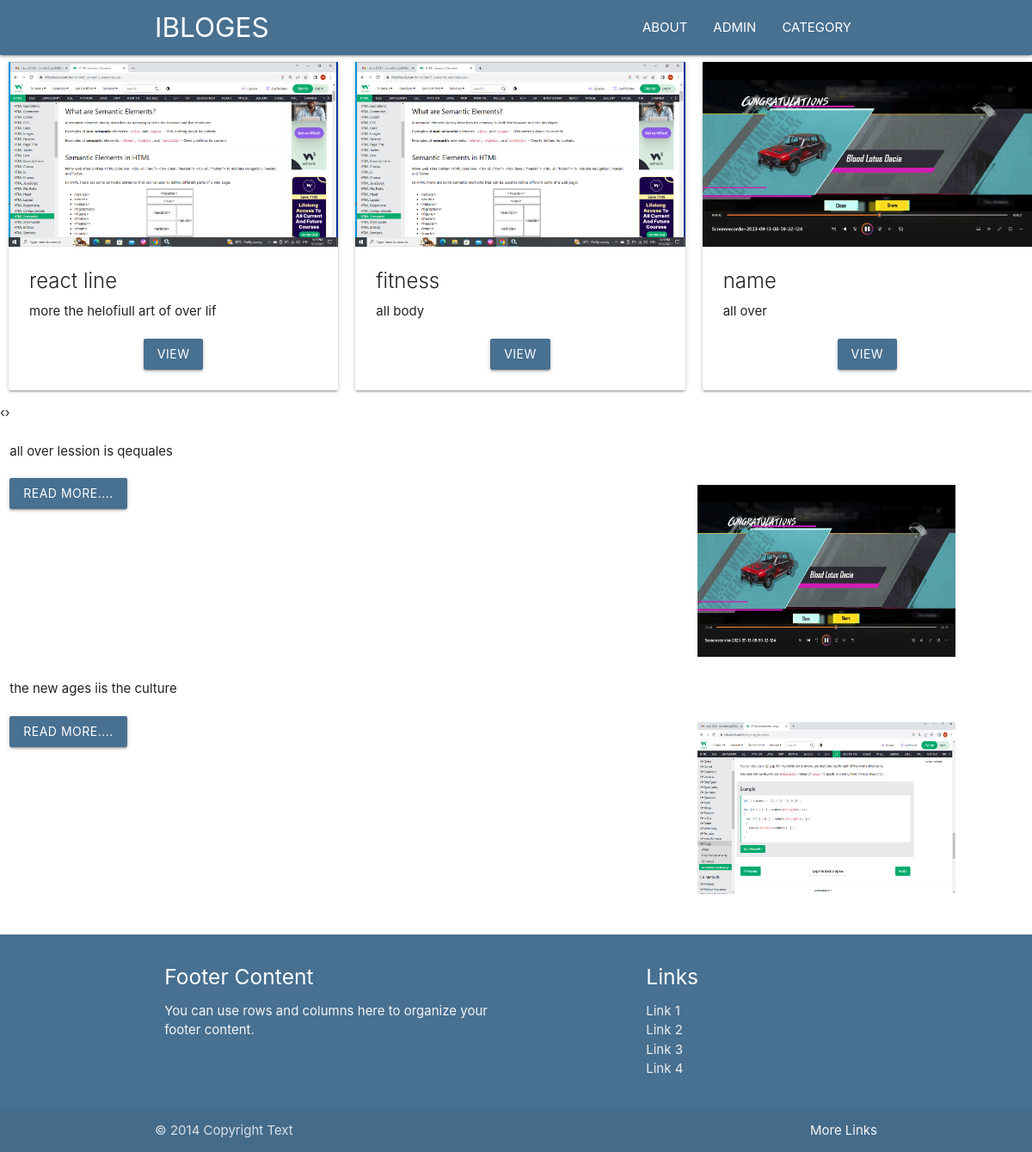
The page / on the database its author committed.
### blog/models.py (models this page shows, shortened)
class Category(models.Model):
    cat_id=models.AutoField(primary_key=True)
    title=models.CharField(max_length=100)
    description=models.TextField()
    url=models.CharField(max_length=100)
    image=models.ImageField(upload_to='category/')
    add_date=models.DateTimeField(auto_now_add=True,null=True,)

class Post(models.Model):
    post_id=models.AutoField(primary_key=True)
    title=models.CharField(max_length=100)
    content=HTMLField()
    url=models.CharField(max_length=100)
    cat=models.ForeignKey(Category, on_delete=models.CASCADE,)
    image=models.ImageField(upload_to='Post/')

### blog/views.py (the view)
# urls.py: path('',home),
def home(request):
    posts= Post.objects.all()[:11]
    cats=Category.objects.all()
    data={'post':posts,'cats':cats}
    return render(request,'home.html', data)

### blog/templates/home.html (shortened to what this page needs)
{% extends 'base.html'%}
{% load static%}
{% block content%}
<div class="owl-carousel">
   {% for cat in cats %}
   <div class="card item" style="margin-left:10px;">
    <div class="img-container">
        <img src="/media/{{cat.image}}" class="responsive-img" alt="">
    </div>
<div class="card-content">
    <div class="card-title">
        {{cat.title}}
    </div>
    <p class="truncate">{{cat.description}}</p>
    <div class="mt20 center-align">
        <a href="/category/{{cat.url}}" class="btn bg-primary">VIEW</a>
    </div>
</div>
   </div>
   {%endfor%}
  </div>
<div class="conatiner">
    <div class="row">
        <div class="col s12">
            {% for p in post %}
            <div class="row">
                <div class="col s12 m8">
                {{p.content |truncatewords:40 | safe}}
            <div class="mt20">
                    <a href="/blog/{{p.url}}" class="btn bg-primary">Read More....</a>
            </div>
        </div>
        <div class="col s12 m4">
            <img src="/media/{{p.image}}" class="responsive-img" style="margin-top:50px; height: 200px; width: 300px;">
        </div>
        </div>
            {%endfor %}
        </div>
    </div>
</div>
{% endblock%}

### blog/templates/base.html (shortened to what this page needs)
<!DOCTYPE html>
{% load static %}
<html lang="en">
<head>
    <link rel="stylesheet" href="{% static 'css/style.css' %}">
    <link rel="stylesheet" href="https://cdnjs.cloudflare.com/ajax/libs/materialize/1.0.0/css/materialize.min.css">
    <link rel="stylesheet" href="{% static 'css/owlcarousel/owl.theme.default.min.css' %}">
    <link rel="stylesheet" href="{% static 'css/owl.carousel.min.css' %}">
</head>
<body>
    {% include 'header.html' %}
    {% block content%}
    {% endblock %}
    {% include 'footer.html' %}
</body>
</html>

### blog/templates/header.html (shortened to what this page needs)
  <nav class="bg-primary">
    <div class="container">
        <div class="nav-wrapper">
            <a href="/" class="brand-logo">IBLOGES</a>
            <ul class="right hide-on-med-and-down">
              <li><a href="/about">ABOUT</a></li>
              <li><a href="/admin">ADMIN</a></li>
              <li><a class="dropdown-trigger" href="#!" data-target="dropdown1">CATEGORY</a></li>
            </ul>
          </div>
    </div>
  </nav>

### blog/templates/footer.html
<footer class="page-footer bg-primary">
    <div class="container">
      <div class="row">
        <div class="col l6 s12">
          <h5 class="white-text">Footer Content</h5>
          <p class="grey-text text-lighten-4">You can use rows and columns here to organize your footer content.</p>
        </div>
        <div class="col l4 offset-l2 s12">
          <h5 class="white-text">Links</h5>
          <ul>
            <li><a class="grey-text text-lighten-3" href="#!">Link 1</a></li>
            <li><a class="grey-text text-lighten-3" href="#!">Link 2</a></li>
            <li><a class="grey-text text-lighten-3" href="#!">Link 3</a></li>
            <li><a class="grey-text text-lighten-3" href="#!">Link 4</a></li>
          </ul>
        </div>
      </div>
    </div>
    <div class="footer-copyright">
      <div class="container">
      © 2014 Copyright Text
      <a class="grey-text text-lighten-4 right" href="#!">More Links</a>
      </div>
    </div>
  </footer>

### blog/static/css/style.css (style rules this page uses)
.bg-primary { background: #477091!important; }
.mt20 { margin-top: 20px; }

### rows shown on the page
Category: image (picture), title "react line", description "more the helofiull art of over lif"
Category: image (picture), title "fitness", description "all body"
Category: image (picture), title "name", description "all over"
Post: content "all over lession is qequales", image (picture)
Post: content "the new ages iis the culture", image (picture)
